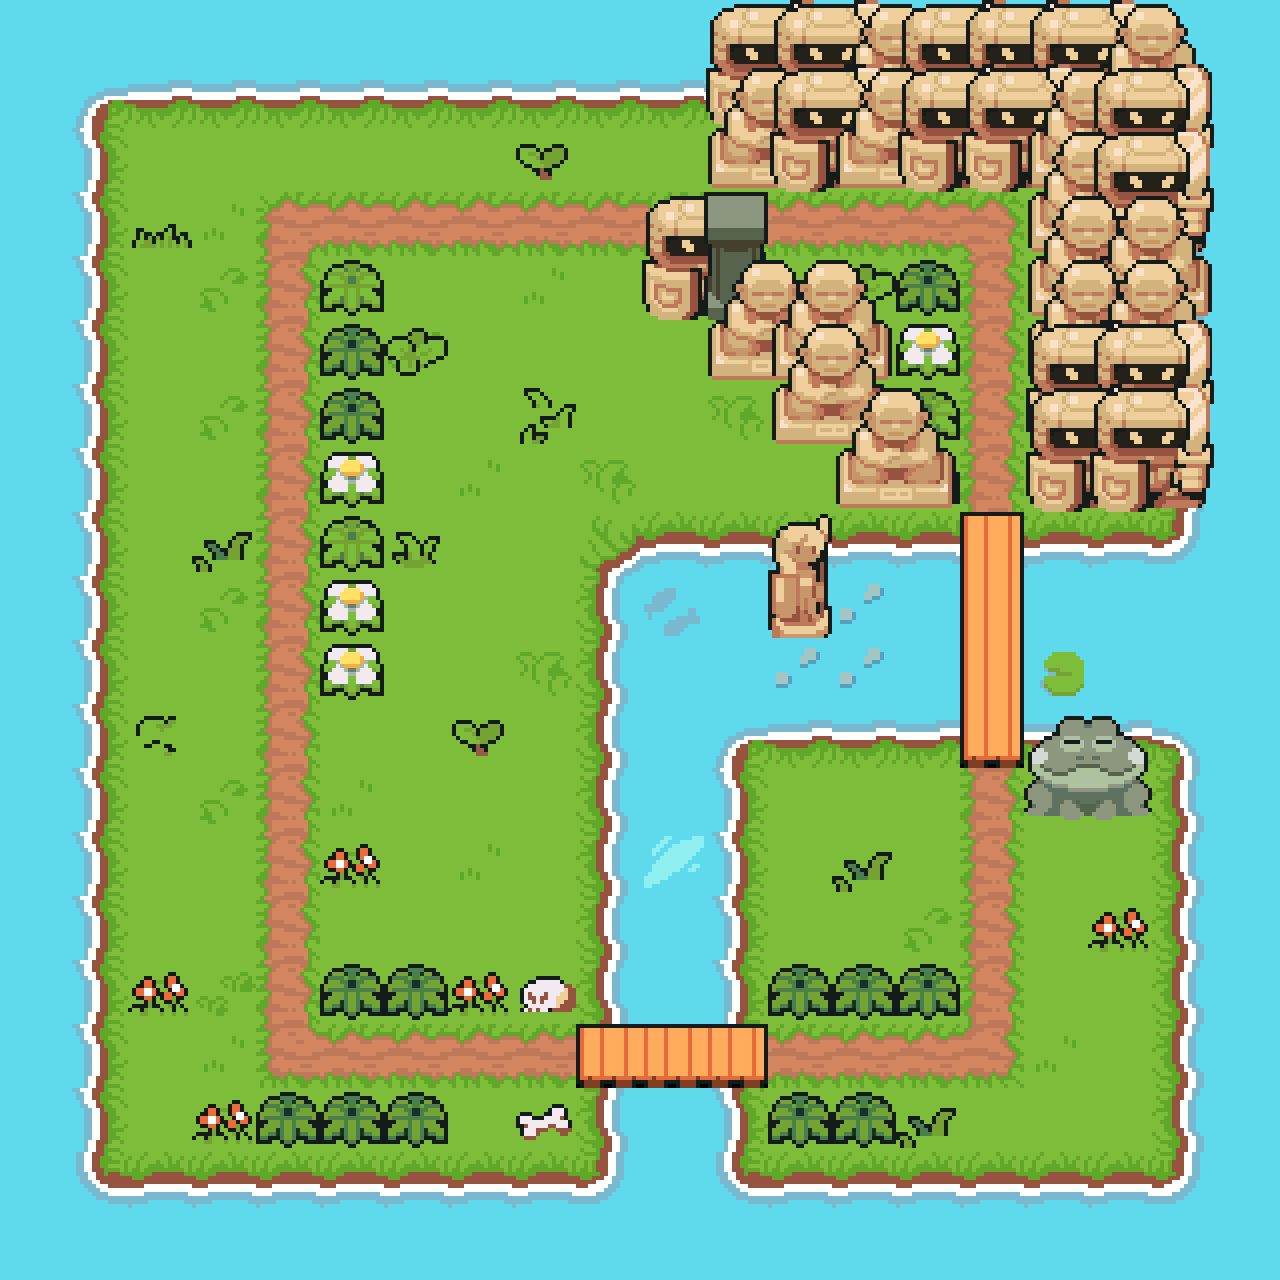

Below is a game level as drawn by its tile map, then a one-line description and the .tmx file that defines it, in full:
An orthogonal 20x20 tile map with 64x64 px tiles, 4 tile layers (Floor, Details, Grass, Objects), 2 hidden layers not drawn, 4 tilesets.

<map version="1.5" tiledversion="1.7.1" orientation="orthogonal" renderorder="right-down" width="20" height="20" tilewidth="64" tileheight="64" infinite="0" nextlayerid="8" nextobjectid="1">
 <editorsettings>
  <export target="../map1/map1.csv" format="csv" />
 </editorsettings>
 <tileset firstgid="1" source="Floor.tsx" />
 <tileset firstgid="551" source="details.tsx" />
 <tileset firstgid="631" source="Grass.tsx" />
 <tileset firstgid="634" source="Objects.tsx" />
 <layer id="1" name="Floor" width="20" height="20">
  <data encoding="csv">
35,35,35,35,35,35,35,35,35,35,35,35,35,35,35,35,35,35,35,35,
35,171,189,189,189,189,189,189,189,189,189,189,189,189,189,189,189,189,172,35,
35,168,265,265,265,265,265,265,265,265,265,265,265,265,265,265,266,265,166,35,
35,168,265,269,159,222,222,222,222,222,222,222,222,222,222,162,265,265,166,35,
35,168,265,267,180,265,265,265,269,265,265,265,265,245,265,180,265,265,166,35,
35,168,265,265,180,265,245,265,265,265,265,265,265,265,265,180,265,265,166,35,
35,168,265,267,180,265,265,265,265,265,265,266,265,265,265,180,265,266,166,35,
35,168,265,265,180,265,265,246,265,266,265,265,265,268,265,180,265,265,166,35,
35,168,265,265,180,265,265,265,265,144,145,145,145,145,145,290,145,145,194,35,
35,168,265,267,180,265,265,265,265,166,271,275,275,274,275,312,275,275,275,35,
35,168,265,265,180,265,265,265,266,166,275,275,274,274,275,312,272,275,275,35,
35,168,265,265,180,265,265,265,265,166,275,171,189,189,189,334,189,189,172,35,
35,168,265,267,180,269,265,265,265,166,275,168,265,265,265,180,265,265,166,35,
35,168,265,265,180,265,265,269,265,166,273,168,265,265,265,180,265,265,166,35,
35,168,265,265,180,265,265,265,265,166,275,168,265,265,267,180,265,265,166,35,
35,168,265,268,180,265,265,265,265,166,275,168,265,265,265,180,265,265,166,35,
35,168,265,269,225,222,222,222,222,353,354,355,222,222,222,228,269,265,166,35,
35,168,265,265,265,265,265,265,265,166,275,168,265,265,265,265,265,265,166,35,
35,193,145,145,145,145,145,145,145,194,275,193,145,145,145,145,145,145,194,35,
35,35,35,35,35,35,35,35,35,35,35,35,35,35,35,35,35,35,35,35
</data>
 </layer>
 <layer id="3" name="Details" width="20" height="20">
  <data encoding="csv">
0,0,0,0,0,0,0,0,0,0,0,0,0,0,0,0,0,0,0,0,
0,0,0,0,0,0,0,0,0,0,0,0,0,0,0,0,0,0,0,0,
0,0,0,0,0,0,0,0,589,0,0,0,0,0,0,0,0,586,0,0,
0,0,586,0,0,0,0,0,0,0,0,0,0,0,0,0,0,0,0,0,
0,0,0,0,0,0,0,0,0,0,0,0,0,590,0,0,0,0,0,0,
0,0,0,0,0,0,590,0,0,0,0,0,0,0,0,0,0,590,0,0,
0,0,0,0,0,0,0,0,584,0,0,0,0,0,585,0,0,0,0,0,
0,0,0,0,0,0,0,0,0,0,0,0,0,0,0,0,0,0,0,0,
0,0,0,585,0,0,583,0,0,0,0,0,0,0,0,0,0,0,0,0,
0,0,0,0,0,0,0,0,0,0,0,0,0,0,0,0,0,0,0,0,
0,0,0,0,0,0,0,0,0,0,0,0,0,0,0,0,0,0,0,0,
0,0,587,0,0,0,0,589,0,0,0,0,0,0,0,0,0,0,0,0,
0,0,0,0,0,0,0,0,0,0,0,0,0,0,0,0,0,0,0,0,
0,0,0,0,0,588,0,0,0,0,0,0,0,585,0,0,0,0,0,0,
0,0,0,0,0,0,0,0,0,0,0,0,0,0,0,0,0,588,0,0,
0,0,588,0,0,0,0,588,564,0,0,0,0,0,0,0,0,0,0,0,
0,0,0,0,0,0,0,0,0,0,0,0,0,0,0,0,0,0,0,0,
0,0,0,588,0,0,0,0,565,0,0,0,0,0,585,0,0,0,0,0,
0,0,0,0,0,0,0,0,0,0,0,0,0,0,0,0,0,0,0,0,
0,0,0,0,0,0,0,0,0,0,0,0,0,0,0,0,0,0,0,0
</data>
 </layer>
 <layer id="4" name="FloorBlocks" width="20" height="20" visible="0" opacity="0.76">
  <data encoding="csv">
0,0,0,0,0,0,0,0,0,0,0,0,0,0,0,0,0,0,0,0,
0,396,396,396,396,396,396,396,396,396,396,396,396,396,396,396,396,396,396,0,
0,396,0,0,0,0,0,0,0,0,0,0,0,0,0,0,0,0,396,0,
0,396,0,0,0,0,0,0,0,0,0,0,0,0,0,0,0,0,396,0,
0,396,0,0,0,0,0,0,0,0,0,0,0,0,0,0,0,0,396,0,
0,396,0,0,0,0,0,0,0,0,0,0,0,0,0,0,0,0,396,0,
0,396,0,0,0,0,0,0,0,0,0,0,0,0,0,0,0,0,396,0,
0,396,0,0,0,0,0,0,0,0,0,0,0,0,0,0,0,0,396,0,
0,396,0,0,0,0,0,0,0,0,396,396,396,396,396,0,396,396,396,0,
0,396,0,0,0,0,0,0,0,396,0,0,0,0,396,0,396,0,0,0,
0,396,0,0,0,0,0,0,0,396,0,0,0,0,396,0,396,0,0,0,
0,396,0,0,0,0,0,0,0,396,0,396,396,396,396,0,396,396,396,0,
0,396,0,0,0,0,0,0,0,396,0,396,0,0,0,0,0,0,396,0,
0,396,0,0,0,0,0,0,0,396,0,396,0,0,0,0,0,0,396,0,
0,396,0,0,0,0,0,0,0,396,0,396,0,0,0,0,0,0,396,0,
0,396,0,0,0,0,0,0,0,396,396,396,0,0,0,0,0,0,396,0,
0,396,0,0,0,0,0,0,0,0,0,0,0,0,0,0,0,0,396,0,
0,396,0,0,0,0,0,0,0,396,396,396,0,0,0,0,0,0,396,0,
0,396,396,396,396,396,396,396,396,396,0,396,396,396,396,396,396,396,396,0,
0,0,0,0,0,0,0,0,0,0,0,0,0,0,0,0,0,0,0,0
</data>
 </layer>
 <layer id="7" name="Players" width="20" height="20" visible="0">
  <data encoding="csv">
0,0,0,0,0,0,0,0,0,0,0,0,0,0,0,0,0,0,0,0,
0,0,0,0,0,0,0,0,0,0,0,0,0,0,0,0,0,0,0,0,
0,0,0,0,0,0,0,0,0,0,0,0,0,0,0,0,0,0,0,0,
0,0,0,0,395,0,0,0,0,0,0,0,0,0,0,0,0,0,0,0,
0,0,0,0,0,0,0,0,0,0,0,0,0,0,0,0,0,0,0,0,
0,0,0,0,0,0,0,0,0,0,0,0,0,0,0,0,0,0,0,0,
0,0,0,0,0,0,0,0,0,0,0,0,0,0,0,0,0,0,0,0,
0,0,0,0,0,0,0,0,0,0,0,0,0,0,0,0,0,0,0,0,
0,0,0,0,0,0,0,0,0,0,0,0,0,0,0,0,0,0,0,0,
0,0,0,0,0,0,0,0,0,0,0,0,0,0,0,0,0,0,0,0,
0,0,0,0,0,0,0,0,0,0,0,0,0,0,0,0,0,0,0,0,
0,0,0,0,0,0,0,0,0,0,0,0,0,0,0,0,0,0,0,0,
0,0,0,0,0,0,0,0,0,0,0,0,0,0,0,0,0,0,0,0,
0,0,0,0,0,0,0,0,0,0,0,0,0,0,0,0,0,0,0,0,
0,0,0,0,0,0,0,0,0,0,0,0,0,0,0,0,0,0,0,0,
0,0,0,0,0,0,0,0,0,0,0,0,0,0,0,0,0,0,0,0,
0,0,0,0,0,0,0,0,0,0,0,0,0,0,0,395,0,0,0,0,
0,0,0,0,0,0,0,0,0,0,0,0,0,0,0,0,0,0,0,0,
0,0,0,0,0,0,0,0,0,0,0,0,0,0,0,0,0,0,0,0,
0,0,0,0,0,0,0,0,0,0,0,0,0,0,0,0,0,0,0,0
</data>
 </layer>
 <layer id="5" name="Grass" width="20" height="20">
  <data encoding="csv">
0,0,0,0,0,0,0,0,0,0,0,0,0,0,0,0,0,0,0,0,
0,0,0,0,0,0,0,0,0,0,0,0,0,0,0,0,0,0,0,0,
0,0,0,0,0,0,0,0,0,0,0,0,0,0,0,0,0,0,0,0,
0,0,0,0,0,0,0,0,0,0,0,0,0,0,0,0,0,0,0,0,
0,0,0,0,0,632,0,0,0,0,0,0,0,0,631,0,0,0,0,0,
0,0,0,0,0,631,0,0,0,0,0,0,0,0,633,0,0,0,0,0,
0,0,0,0,0,631,0,0,0,0,0,0,0,0,632,0,0,0,0,0,
0,0,0,0,0,633,0,0,0,0,0,0,0,0,632,0,0,0,0,0,
0,0,0,0,0,632,0,0,0,0,0,0,0,0,0,0,0,0,0,0,
0,0,0,0,0,633,0,0,0,0,0,0,0,0,0,0,0,0,0,0,
0,0,0,0,0,633,0,0,0,0,0,0,0,0,0,0,0,0,0,0,
0,0,0,0,0,0,0,0,0,0,0,0,0,0,0,0,0,0,0,0,
0,0,0,0,0,0,0,0,0,0,0,0,0,0,0,0,0,0,0,0,
0,0,0,0,0,0,0,0,0,0,0,0,0,0,0,0,0,0,0,0,
0,0,0,0,0,0,0,0,0,0,0,0,0,0,0,0,0,0,0,0,
0,0,0,0,0,631,631,0,0,0,0,0,631,631,631,0,0,0,0,0,
0,0,0,0,0,0,0,0,0,0,0,0,0,0,0,0,0,0,0,0,
0,0,0,0,631,631,631,0,0,0,0,0,631,631,0,0,0,0,0,0,
0,0,0,0,0,0,0,0,0,0,0,0,0,0,0,0,0,0,0,0,
0,0,0,0,0,0,0,0,0,0,0,0,0,0,0,0,0,0,0,0
</data>
 </layer>
 <layer id="6" name="Objects" width="20" height="20">
  <data encoding="csv">
0,0,0,0,0,0,0,0,0,0,0,0,0,0,0,0,0,0,0,0,
0,0,0,0,0,0,0,0,0,0,0,650,650,649,650,650,650,649,0,0,
0,0,0,0,0,0,0,0,0,0,0,649,650,649,650,650,649,650,0,0,
0,0,0,0,0,0,0,0,0,0,0,0,0,0,0,0,649,650,0,0,
0,0,0,0,0,0,0,0,0,0,650,648,0,0,0,0,649,649,0,0,
0,0,0,0,0,0,0,0,0,0,0,649,649,0,0,0,649,649,0,0,
0,0,0,0,0,0,0,0,0,0,0,0,649,0,0,0,650,650,0,0,
0,0,0,0,0,0,0,0,0,0,0,0,0,649,0,0,650,650,0,0,
0,0,0,0,0,0,0,0,0,0,0,0,0,0,0,0,0,0,0,0,
0,0,0,0,0,0,0,0,0,0,0,0,645,0,0,0,0,0,0,0,
0,0,0,0,0,0,0,0,0,0,0,0,0,0,0,0,0,0,0,0,
0,0,0,0,0,0,0,0,0,0,0,0,0,0,0,0,0,0,0,0,
0,0,0,0,0,0,0,0,0,0,0,0,0,0,0,0,654,0,0,0,
0,0,0,0,0,0,0,0,0,0,0,0,0,0,0,0,0,0,0,0,
0,0,0,0,0,0,0,0,0,0,0,0,0,0,0,0,0,0,0,0,
0,0,0,0,0,0,0,0,0,0,0,0,0,0,0,0,0,0,0,0,
0,0,0,0,0,0,0,0,0,0,0,0,0,0,0,0,0,0,0,0,
0,0,0,0,0,0,0,0,0,0,0,0,0,0,0,0,0,0,0,0,
0,0,0,0,0,0,0,0,0,0,0,0,0,0,0,0,0,0,0,0,
0,0,0,0,0,0,0,0,0,0,0,0,0,0,0,0,0,0,0,0
</data>
 </layer>
</map>
